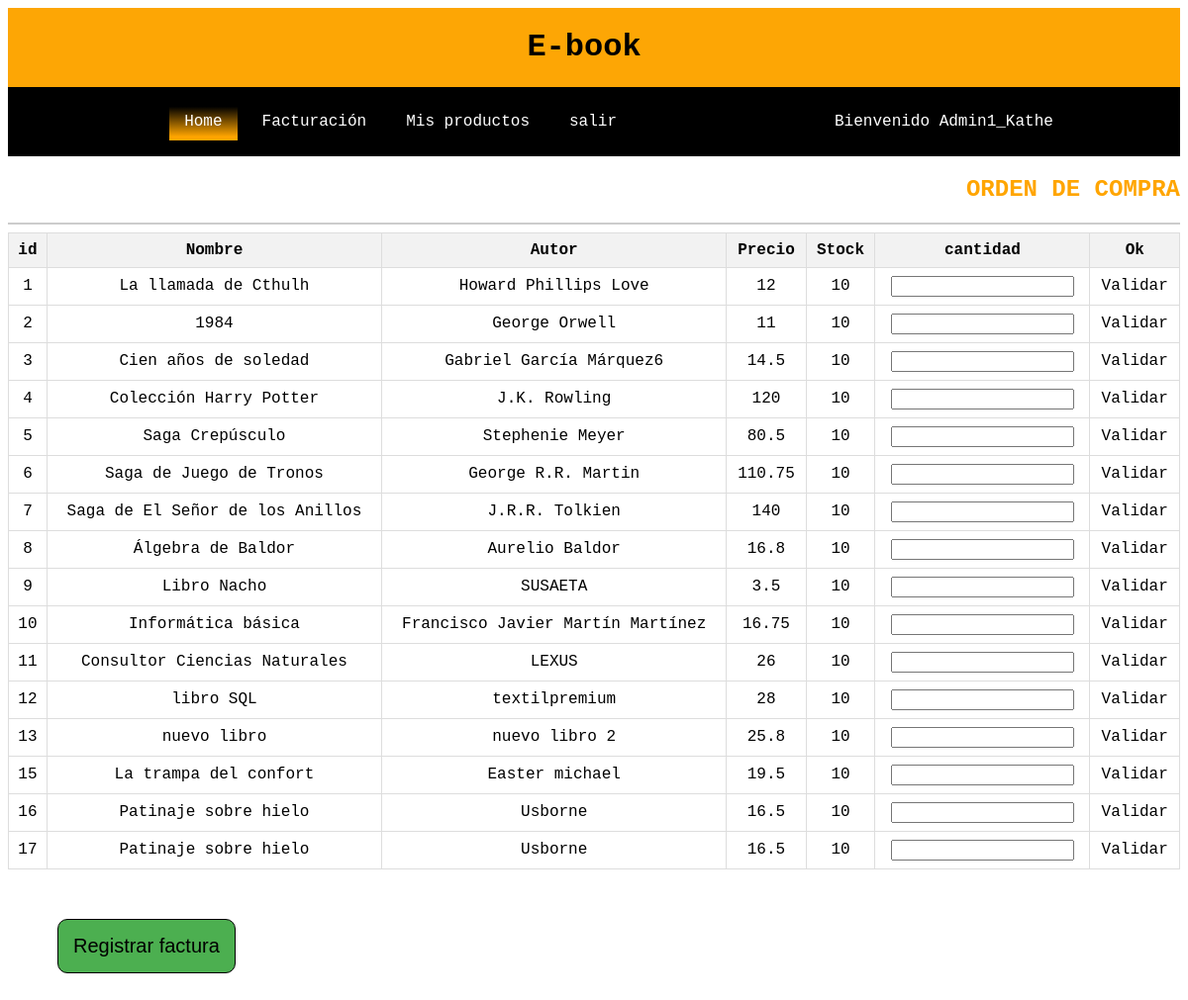
Screenshot of /build/index.php (signed in) with the database file from the repository.
### tables this page shows
CREATE TABLE `libros` (
  `id` int(11) NOT NULL,
  `nombre` varchar(100) NOT NULL,
  `autor` varchar(100) NOT NULL,
  `precio` float NOT NULL,
  `stock` int(11) NOT NULL
);

### config/Conectar.php (called while the page is built)
<?php
class Conectar{
protected $dbh;
protected function Conexion(){
    try{
        $conectar = $this ->dbh = new PDO("mysql:local=localhost;dbname=facturacion_bd","root", "");
    return $conectar;
    }catch(Exception $e){
        print "Error BD!" . $e -> getMessage() . "<br/>";
        die();
    }
}
public function set_name(){
    return $this->dbh->query("SET NAMES 'utf8'");
}
}

### model/Funciones.php (called while the page is built, shortened)
<?php
class Funciones extends Conectar
{
   public function get_AllDato()
   {
       $conectar = parent::conexion();
       parent::set_name();
       $sql = "SELECT * FROM libros";
       $sql = $conectar->prepare($sql);
       $sql->execute();
        return $resultado = $sql->fetchAll(PDO::FETCH_ASSOC);
    }
}

### build/index.php (the view, shortened to what this page needs)
<?php
require_once("../config/Conectar.php");
require "../model/Funciones.php";
?>
<body>
    <?php
    include '../includes/cabecera.php';
    ?>
    <h2>ORDEN DE COMPRA</h2>
    <hr style="border: 1px solid #ccc;">
    <form action="./" method="post">
        <table id="tabla-productos">
            <thead>
                <tr>
                    <th>id</th>
                    <th>Nombre</th>
                    <th>Autor</th>
                    <th>Precio</th>
                    <th>Stock</th>
                    <th>cantidad</th>
                    <th>Ok</th>
                </tr>
            </thead>
            <tbody>
                <tr>
                    <?php
                    $mostrar = new Funciones();
                    $listaLibros =  $mostrar->get_AllDato();
                    ?>
                    <?php foreach ($listaLibros as $index => $libro) : ?>
                        <td class="item-id"><?php echo $libro['id']; ?></td>
                        <td class="item-nombre"><?php echo $libro['nombre']; ?></td>
                        <td class="item-autor"><?php echo $libro['autor']; ?></td>
                        <td class="item-precio"><?php echo $libro['precio']; ?></td>
                        <td class="item-stock"><?php echo $libro['stock']; ?></td>
                        <td><input id="inputcantidad" class="item-cantidad" type="number" min="1"></td>
                        <td><input type="checkbox" id="item-check" class="check" name="check[]" style="display: none;">Validar</td>
                </tr>
            <?php endforeach; ?>
            </tbody>
        </table>
        <input class="btnCompra" type="submit" name="submit" value="Registrar factura">
    </form>
</body>
</html>

### includes/cabecera.php (shortened to what this page needs)
<!DOCTYPE html>
<html lang="en">
<head>
</head>
<body>
    <div class="contenedor">
        <div class="app">
            <header class="header">
                <h1> E-book </h1>
                <nav>
                    <ul class="menu">
                        <li><a class="home" href="../build/index.php">Home</a></li>
                        <li><a class="facturación" href="../build/facturacion.php">Facturación</a></li>
                        <li><a  class="productos" href="../build/productos.php">Mis productos</a></li>
                        <li><a class="salir" href="../build/salir.php">salir</a></li>
                        <li class="usuario"><a href="#">
                                <?php
                                echo "Bienvenido " . $_SESSION['usuario'];
                                ?>
                            </a></li>
                    </ul>
                </nav>
            </header>
        </div>
    </div>
</body>
</html>

### build/index.php (style rules this page uses)
table { width: 100%; border-collapse: collapse; }
th, td { border: 1px solid #ddd; padding: 8px; text-align: center; }
th { background-color: #f2f2f2; }
h2 { padding-top: 50px; text-align: end; color: orange; }
.home { background: linear-gradient(to top, orange 10%, transparent 90%); }
.btnCompra { background-color: #4CAF50; padding: 15px; margin: 50px; font-size: 20px; border: 1px solid black; border-radius: 10px; cursor: pointer; }

### includes/cabecera.php (style rules this page uses)
body { font-family: "Lucida Console", Monaco, monospace; }
.contenedor { background-color:#fda605; height: 100px; width: 100%; display: flex; flex-direction: column; }
.header h1 { color: black; margin-right: 20px; text-align: center; }
nav { background-color: #000000; color: #fff; padding: 10px 10px; }
.menu { list-style-type: none; display: flex; flex-direction: row; justify-content: center; }
.menu li { margin-left: 10px; }
.menu li a { color: #fff; text-decoration: none; padding: 10px 15px; }
.menu .usuario a { margin-left: 180px; }

### rows the page displays
libros: id "1", nombre "La llamada de Cthulh", autor "Howard Phillips Love", precio "12", stock "10"
libros: id "2", nombre "1984", autor "George Orwell", precio "11", stock "10"
libros: id "3", nombre "Cien años de soledad", autor "Gabriel García Márquez6", precio "14.5", stock "10"
libros: id "4", nombre "Colección Harry Potter", autor "J.K. Rowling", precio "120", stock "10"
libros: id "5", nombre "Saga Crepúsculo", autor "Stephenie Meyer", precio "80.5", stock "10"
libros: id "6", nombre "Saga de Juego de Tronos", autor "George R.R. Martin", precio "110.75", stock "10"
libros: id "7", nombre "Saga de El Señor de los Anillos", autor "J.R.R. Tolkien", precio "140", stock "10"
libros: id "8", nombre "Álgebra de Baldor", autor "Aurelio Baldor", precio "16.8", stock "10"
libros: id "9", nombre "Libro Nacho", autor "SUSAETA", precio "3.5", stock "10"
libros: id "10", nombre "Informática básica", autor "Francisco Javier Martín Martínez", precio "16.75", stock "10"
libros: id "11", nombre "Consultor Ciencias Naturales", autor "LEXUS", precio "26", stock "10"
libros: id "12", nombre "libro SQL", autor "textilpremium", precio "28", stock "10"
libros: id "13", nombre "nuevo libro", autor "nuevo libro 2", precio "25.8", stock "10"
libros: id "15", nombre "La trampa del confort", autor "Easter michael", precio "19.5", stock "10"
libros: id "16", nombre "Patinaje sobre hielo", autor "Usborne", precio "16.5", stock "10"
libros: id "17", nombre "Patinaje sobre hielo", autor "Usborne", precio "16.5", stock "10"

### other values shown
$_SESSION['usuario'] "Admin1_Kathe"
